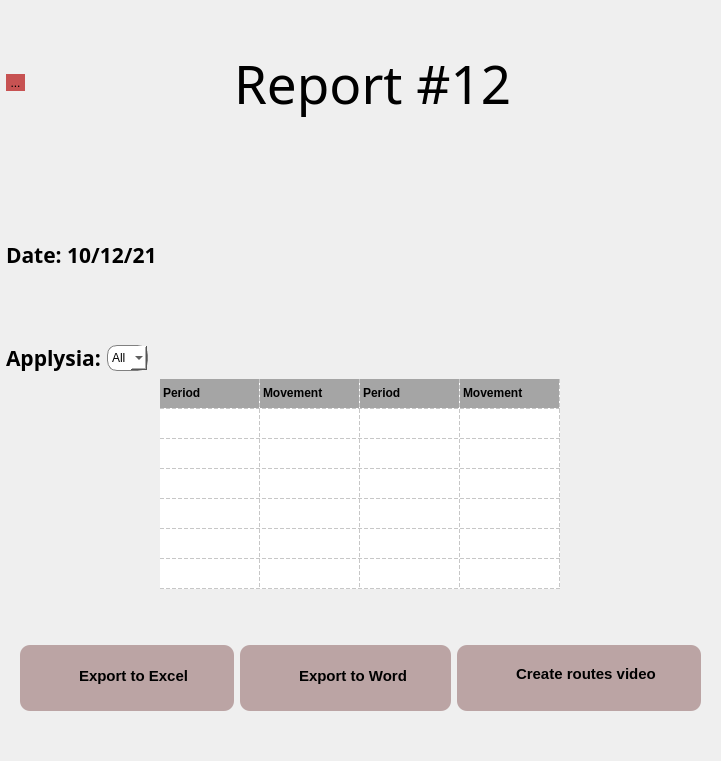
<?xml version="1.0" encoding="UTF-8"?>
<ui version="4.0">
 <class>ReportWidget</class>
 <widget class="QWidget" name="ReportWidget">
  <property name="geometry">
   <rect>
    <x>0</x>
    <y>0</y>
    <width>721</width>
    <height>761</height>
   </rect>
  </property>
  <property name="windowTitle">
   <string>Form</string>
  </property>
  <widget class="QWidget" name="verticalLayoutWidget">
   <property name="geometry">
    <rect>
     <x>0</x>
     <y>0</y>
     <width>721</width>
     <height>761</height>
    </rect>
   </property>
   <layout class="QVBoxLayout" name="mainVerticalLayout">
    <item>
     <layout class="QHBoxLayout" name="headLineHorizontalLayout">
      <property name="sizeConstraint">
       <enum>QLayout::SetFixedSize</enum>
      </property>
      <property name="leftMargin">
       <number>6</number>
      </property>
      <property name="rightMargin">
       <number>6</number>
      </property>
      <item>
       <widget class="QToolButton" name="backToolBtn">
        <property name="sizePolicy">
         <sizepolicy hsizetype="Fixed" vsizetype="Fixed">
          <horstretch>0</horstretch>
          <verstretch>0</verstretch>
         </sizepolicy>
        </property>
        <property name="styleSheet">
         <string notr="true">background-color: #C75252;
border-radius: 10px;</string>
        </property>
        <property name="text">
         <string>...</string>
        </property>
        <property name="icon">
         <iconset>
          <normaloff>left_arrow_icon.png</normaloff>left_arrow_icon.png</iconset>
        </property>
        <property name="iconSize">
         <size>
          <width>64</width>
          <height>64</height>
         </size>
        </property>
       </widget>
      </item>
      <item>
       <spacer name="horizontalSpacer">
        <property name="orientation">
         <enum>Qt::Horizontal</enum>
        </property>
        <property name="sizeHint" stdset="0">
         <size>
          <width>40</width>
          <height>20</height>
         </size>
        </property>
       </spacer>
      </item>
      <item>
       <widget class="QLabel" name="headlineLabel">
        <property name="font">
         <font>
          <family>Impact</family>
          <pointsize>40</pointsize>
         </font>
        </property>
        <property name="text">
         <string>Report #12</string>
        </property>
       </widget>
      </item>
      <item>
       <spacer name="horizontalSpacer_2">
        <property name="orientation">
         <enum>Qt::Horizontal</enum>
        </property>
        <property name="sizeHint" stdset="0">
         <size>
          <width>40</width>
          <height>20</height>
         </size>
        </property>
       </spacer>
      </item>
     </layout>
    </item>
    <item>
     <layout class="QHBoxLayout" name="dateHorizontalLayout">
      <property name="leftMargin">
       <number>6</number>
      </property>
      <property name="rightMargin">
       <number>6</number>
      </property>
      <item>
       <widget class="QLabel" name="dateLabel">
        <property name="font">
         <font>
          <family>Narkisim</family>
          <pointsize>16</pointsize>
          <weight>75</weight>
          <bold>true</bold>
         </font>
        </property>
        <property name="text">
         <string>Date: 10/12/21</string>
        </property>
       </widget>
      </item>
     </layout>
    </item>
    <item>
     <layout class="QHBoxLayout" name="applysiaChooseHorizontalLayout">
      <property name="leftMargin">
       <number>6</number>
      </property>
      <property name="rightMargin">
       <number>6</number>
      </property>
      <item>
       <widget class="QLabel" name="ApplysiaToShowLabel">
        <property name="font">
         <font>
          <family>Narkisim</family>
          <pointsize>16</pointsize>
          <weight>75</weight>
          <bold>true</bold>
         </font>
        </property>
        <property name="text">
         <string>Applysia:</string>
        </property>
       </widget>
      </item>
      <item>
       <widget class="QComboBox" name="ApplysiaToShowComboBox">
        <property name="styleSheet">
         <string notr="true">border-radius: 10px;
background: white;
border: 1px solid gray;
padding: 4px 4px 4px 4px;</string>
        </property>
        <item>
         <property name="text">
          <string>All</string>
         </property>
        </item>
        <item>
         <property name="text">
          <string>1</string>
         </property>
        </item>
        <item>
         <property name="text">
          <string>2</string>
         </property>
        </item>
        <item>
         <property name="text">
          <string>3</string>
         </property>
        </item>
        <item>
         <property name="text">
          <string>4</string>
         </property>
        </item>
        <item>
         <property name="text">
          <string>5</string>
         </property>
        </item>
        <item>
         <property name="text">
          <string>6</string>
         </property>
        </item>
        <item>
         <property name="text">
          <string>7</string>
         </property>
        </item>
        <item>
         <property name="text">
          <string>8</string>
         </property>
        </item>
        <item>
         <property name="text">
          <string>9</string>
         </property>
        </item>
       </widget>
      </item>
      <item>
       <spacer name="horizontalSpacer_3">
        <property name="orientation">
         <enum>Qt::Horizontal</enum>
        </property>
        <property name="sizeHint" stdset="0">
         <size>
          <width>40</width>
          <height>20</height>
         </size>
        </property>
       </spacer>
      </item>
     </layout>
    </item>
    <item>
     <layout class="QHBoxLayout" name="horizontalLayout_2">
      <property name="rightMargin">
       <number>0</number>
      </property>
      <item>
       <widget class="QTableWidget" name="tableWidget">
        <property name="sizePolicy">
         <sizepolicy hsizetype="Maximum" vsizetype="Minimum">
          <horstretch>0</horstretch>
          <verstretch>0</verstretch>
         </sizepolicy>
        </property>
        <property name="minimumSize">
         <size>
          <width>400</width>
          <height>210</height>
         </size>
        </property>
        <property name="layoutDirection">
         <enum>Qt::LeftToRight</enum>
        </property>
        <property name="frameShape">
         <enum>QFrame::NoFrame</enum>
        </property>
        <property name="lineWidth">
         <number>1</number>
        </property>
        <property name="gridStyle">
         <enum>Qt::DashLine</enum>
        </property>
        <attribute name="horizontalHeaderVisible">
         <bool>false</bool>
        </attribute>
        <attribute name="horizontalHeaderCascadingSectionResizes">
         <bool>false</bool>
        </attribute>
        <attribute name="horizontalHeaderHighlightSections">
         <bool>true</bool>
        </attribute>
        <attribute name="horizontalHeaderShowSortIndicator" stdset="0">
         <bool>false</bool>
        </attribute>
        <attribute name="horizontalHeaderStretchLastSection">
         <bool>false</bool>
        </attribute>
        <attribute name="verticalHeaderVisible">
         <bool>false</bool>
        </attribute>
        <attribute name="verticalHeaderCascadingSectionResizes">
         <bool>false</bool>
        </attribute>
        <attribute name="verticalHeaderShowSortIndicator" stdset="0">
         <bool>false</bool>
        </attribute>
        <attribute name="verticalHeaderStretchLastSection">
         <bool>false</bool>
        </attribute>
        <row>
         <property name="text">
          <string/>
         </property>
         <property name="font">
          <font>
           <weight>75</weight>
           <bold>true</bold>
          </font>
         </property>
        </row>
        <row>
         <property name="text">
          <string/>
         </property>
        </row>
        <row>
         <property name="text">
          <string/>
         </property>
        </row>
        <row>
         <property name="text">
          <string/>
         </property>
        </row>
        <row>
         <property name="text">
          <string/>
         </property>
        </row>
        <row>
         <property name="text">
          <string/>
         </property>
        </row>
        <row>
         <property name="text">
          <string/>
         </property>
        </row>
        <column>
         <property name="text">
          <string>New Column</string>
         </property>
        </column>
        <column>
         <property name="text">
          <string>New Column</string>
         </property>
        </column>
        <column>
         <property name="text">
          <string>New Column</string>
         </property>
        </column>
        <column>
         <property name="text">
          <string>New Column</string>
         </property>
        </column>
        <item row="0" column="0">
         <property name="text">
          <string>Period</string>
         </property>
         <property name="font">
          <font>
           <pointsize>9</pointsize>
           <weight>75</weight>
           <bold>true</bold>
          </font>
         </property>
         <property name="background">
          <brush brushstyle="SolidPattern">
           <color alpha="255">
            <red>165</red>
            <green>165</green>
            <blue>165</blue>
           </color>
          </brush>
         </property>
        </item>
        <item row="0" column="1">
         <property name="text">
          <string>Movement</string>
         </property>
         <property name="font">
          <font>
           <weight>75</weight>
           <bold>true</bold>
          </font>
         </property>
         <property name="background">
          <brush brushstyle="SolidPattern">
           <color alpha="255">
            <red>165</red>
            <green>165</green>
            <blue>165</blue>
           </color>
          </brush>
         </property>
        </item>
        <item row="0" column="2">
         <property name="text">
          <string>Period</string>
         </property>
         <property name="font">
          <font>
           <weight>75</weight>
           <bold>true</bold>
          </font>
         </property>
         <property name="background">
          <brush brushstyle="SolidPattern">
           <color alpha="255">
            <red>165</red>
            <green>165</green>
            <blue>165</blue>
           </color>
          </brush>
         </property>
        </item>
        <item row="0" column="3">
         <property name="text">
          <string>Movement</string>
         </property>
         <property name="font">
          <font>
           <weight>75</weight>
           <bold>true</bold>
          </font>
         </property>
         <property name="background">
          <brush brushstyle="SolidPattern">
           <color alpha="255">
            <red>165</red>
            <green>165</green>
            <blue>165</blue>
           </color>
          </brush>
         </property>
        </item>
       </widget>
      </item>
     </layout>
    </item>
    <item>
     <layout class="QHBoxLayout" name="exportHorizontalLayout">
      <property name="spacing">
       <number>6</number>
      </property>
      <property name="leftMargin">
       <number>20</number>
      </property>
      <property name="topMargin">
       <number>50</number>
      </property>
      <property name="rightMargin">
       <number>20</number>
      </property>
      <property name="bottomMargin">
       <number>50</number>
      </property>
      <item>
       <widget class="QFrame" name="exportExcel">
        <property name="styleSheet">
         <string notr="true">background: rgba(152, 113, 113, 150);
border-radius: 10px 10px 10px 10px;</string>
        </property>
        <layout class="QHBoxLayout" name="horizontalLayout_5">
         <property name="topMargin">
          <number>5</number>
         </property>
         <property name="rightMargin">
          <number>7</number>
         </property>
         <item>
          <spacer name="horizontalSpacer_8">
           <property name="orientation">
            <enum>Qt::Horizontal</enum>
           </property>
           <property name="sizeHint" stdset="0">
            <size>
             <width>40</width>
             <height>20</height>
            </size>
           </property>
          </spacer>
         </item>
         <item>
          <widget class="QLabel" name="label_9">
           <property name="styleSheet">
            <string notr="true">background: transparent;</string>
           </property>
           <property name="text">
            <string/>
           </property>
           <property name="pixmap">
            <pixmap>excel_logo_icon.png</pixmap>
           </property>
           <property name="alignment">
            <set>Qt::AlignRight|Qt::AlignTrailing|Qt::AlignVCenter</set>
           </property>
          </widget>
         </item>
         <item>
          <widget class="QLabel" name="label_10">
           <property name="font">
            <font>
             <pointsize>11</pointsize>
             <weight>75</weight>
             <bold>true</bold>
            </font>
           </property>
           <property name="styleSheet">
            <string notr="true">background: transparent;</string>
           </property>
           <property name="text">
            <string>Export to Excel</string>
           </property>
          </widget>
         </item>
         <item>
          <spacer name="horizontalSpacer_9">
           <property name="orientation">
            <enum>Qt::Horizontal</enum>
           </property>
           <property name="sizeHint" stdset="0">
            <size>
             <width>40</width>
             <height>20</height>
            </size>
           </property>
          </spacer>
         </item>
        </layout>
       </widget>
      </item>
      <item>
       <widget class="QFrame" name="exportWord">
        <property name="styleSheet">
         <string notr="true">background: rgba(152, 113, 113, 150);
border-radius: 10px 10px 10px 10px;</string>
        </property>
        <layout class="QHBoxLayout" name="horizontalLayout_4">
         <property name="topMargin">
          <number>5</number>
         </property>
         <property name="rightMargin">
          <number>7</number>
         </property>
         <item>
          <spacer name="horizontalSpacer_4">
           <property name="orientation">
            <enum>Qt::Horizontal</enum>
           </property>
           <property name="sizeHint" stdset="0">
            <size>
             <width>40</width>
             <height>20</height>
            </size>
           </property>
          </spacer>
         </item>
         <item>
          <widget class="QLabel" name="label_7">
           <property name="styleSheet">
            <string notr="true">background: transparent;</string>
           </property>
           <property name="text">
            <string/>
           </property>
           <property name="pixmap">
            <pixmap>word_logo_icon.png</pixmap>
           </property>
           <property name="alignment">
            <set>Qt::AlignRight|Qt::AlignTrailing|Qt::AlignVCenter</set>
           </property>
          </widget>
         </item>
         <item>
          <widget class="QLabel" name="label_8">
           <property name="font">
            <font>
             <pointsize>11</pointsize>
             <weight>75</weight>
             <bold>true</bold>
            </font>
           </property>
           <property name="styleSheet">
            <string notr="true">background: transparent;</string>
           </property>
           <property name="text">
            <string>Export to Word</string>
           </property>
          </widget>
         </item>
         <item>
          <spacer name="horizontalSpacer_5">
           <property name="orientation">
            <enum>Qt::Horizontal</enum>
           </property>
           <property name="sizeHint" stdset="0">
            <size>
             <width>40</width>
             <height>20</height>
            </size>
           </property>
          </spacer>
         </item>
        </layout>
       </widget>
      </item>
      <item>
       <widget class="QFrame" name="exportVideo">
        <property name="styleSheet">
         <string notr="true">background: rgba(152, 113, 113, 150);
border-radius: 10px 10px 10px 10px;</string>
        </property>
        <layout class="QHBoxLayout" name="horizontalLayout">
         <property name="topMargin">
          <number>1</number>
         </property>
         <property name="rightMargin">
          <number>7</number>
         </property>
         <item>
          <spacer name="horizontalSpacer_7">
           <property name="orientation">
            <enum>Qt::Horizontal</enum>
           </property>
           <property name="sizeHint" stdset="0">
            <size>
             <width>40</width>
             <height>20</height>
            </size>
           </property>
          </spacer>
         </item>
         <item>
          <widget class="QLabel" name="label_6">
           <property name="styleSheet">
            <string notr="true">background: transparent;</string>
           </property>
           <property name="text">
            <string/>
           </property>
           <property name="pixmap">
            <pixmap>video_icon.png</pixmap>
           </property>
           <property name="alignment">
            <set>Qt::AlignRight|Qt::AlignTrailing|Qt::AlignVCenter</set>
           </property>
          </widget>
         </item>
         <item alignment="Qt::AlignHCenter">
          <widget class="QLabel" name="label_5">
           <property name="font">
            <font>
             <pointsize>11</pointsize>
             <weight>75</weight>
             <bold>true</bold>
            </font>
           </property>
           <property name="styleSheet">
            <string notr="true">background: transparent;</string>
           </property>
           <property name="text">
            <string>Create routes video</string>
           </property>
          </widget>
         </item>
         <item>
          <spacer name="horizontalSpacer_6">
           <property name="orientation">
            <enum>Qt::Horizontal</enum>
           </property>
           <property name="sizeHint" stdset="0">
            <size>
             <width>40</width>
             <height>20</height>
            </size>
           </property>
          </spacer>
         </item>
        </layout>
       </widget>
      </item>
     </layout>
    </item>
   </layout>
  </widget>
 </widget>
 <resources/>
 <connections/>
</ui>
